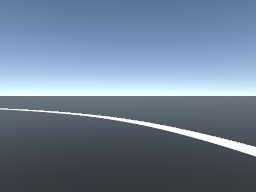
#> input picture ML/test_images/0.png, 256 x 192 px; its folder holds only this picture in this run
$ python test_feature_extractor.py
#> lines starting #> are read from the running program, lines starting #| are printed output that depends on the picture; after the words box and inside, x2 and y2 are one past the last pixel; in counts of white or black regions, pixels touching at a corner belong together
import cv2
import numpy as np
import matplotlib.pyplot as plt
import os

#read image from test_images/* dir

def read_image(image_name):
#> called with image_name = 'test_images/0.png'
	img = cv2.imread(image_name)
#> img is the input picture: shape (192, 256, 3); mean B, G, R 147.9, 127.4, 110.5
	img = cv2.cvtColor(img, cv2.COLOR_BGR2RGB)
	return img

def canny(image):
	#convert to grayscale
	gray = cv2.cvtColor(image, cv2.COLOR_RGB2GRAY)
	#apply gaussian blur
	blur = cv2.GaussianBlur(gray, (5,5), 0)
	#apply canny edge detection
	canny = cv2.Canny(blur, 50, 150)
	#dialate image
	kernel = np.ones((5,5), np.uint8)
	# canny = cv2.dilate(canny, kernel, iterations=1)
	return canny

def otsu_thresholding(image):
	#convert to grayscale
	gray = cv2.cvtColor(image, cv2.COLOR_RGB2GRAY)
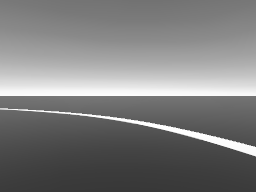
#> gray: shape (192, 256); min 56, max 255, mean 124.6
	#apply gaussian blur
	blur = cv2.GaussianBlur(gray, (5,5), 0)
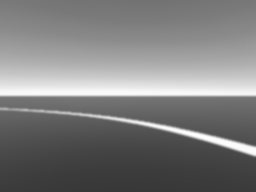
#> blur: shape (192, 256); min 56, max 255, mean 124.6
	#apply otsu thresholding
	ret, thresh = cv2.threshold(blur, 0, 255, cv2.THRESH_BINARY+cv2.THRESH_OTSU)
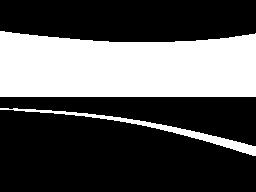
#> thresh: shape (192, 256); 33% white; 2 white regions, box (x1, y1, x2, y2) and area: (0, 31, 256, 97) 14938, (0, 108, 256, 156) 1281
#> ret = 140
	return thresh

def warp(image):
	#image size
	height = image.shape[0]
	width = image.shape[1]
	roi = np.array([[(0, 0), (width, 0), (width*3, height/2), (-width*2, height/2)]], dtype=np.int32)

	#src points
	src = np.float32(roi)
	#dst points
	dst = np.float32([[0, 0], [width, 0], [width, height], [0, height]])

	#perspective transform matrix
	M = cv2.getPerspectiveTransform(src, dst)
	#inverse perspective transform matrix
	Minv = cv2.getPerspectiveTransform(dst, src)
	#warped image
	warped = cv2.warpPerspective(image, M, (width, height), flags=cv2.INTER_LINEAR)
	return warped, Minv

def display_images(images, cmap=None):
	fig = plt.figure(figsize=(12, 10))
	for i, image in enumerate(images):
		fig.add_subplot(2, 3, i+1)
		plt.imshow(image, cmap)
	plt.show()

for file in os.listdir("test_images/"):
	if file.endswith(".png"):
		image = read_image("test_images/"+file)
		thresh = otsu_thresholding(image)
		canny_img = canny(image)
#> in canny, `canny = cv2.Canny(blur, 50, 150)`:
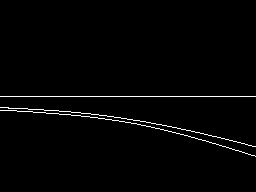
#> canny: shape (192, 256); 1.6% white in thin lines or dots, all inside (x1, y1, x2, y2) = (0, 96, 256, 157)
		warped, Minv = warp(image)
#> in warp, `warped = cv2.warpPerspective(image, M, (width, height), flags=cv2.INTE..`:
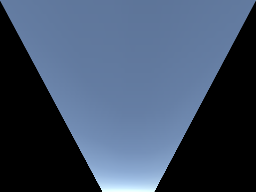
#> warped: shape (192, 256, 3); mean R, G, B 63.5, 78.5, 100.8
#> Minv = [[1, -0.533, 0], [0, 0.1, 0], [0, -0.00417, 1]]
		thresh, Minv = warp(thresh)
#> in warp (call 2), `warped = cv2.warpPerspective(image, M, (width, height), flags=cv2.INTE..`:
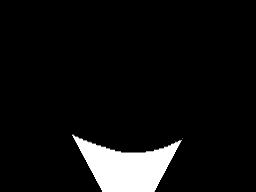
#> warped: shape (192, 256); min 0, max 255, mean 17.5
		canny_img, Minv = warp(canny_img)
#> in warp (call 3), `warped = cv2.warpPerspective(image, M, (width, height), flags=cv2.INTE..`: warped: shape (192, 256); every value is 0
		kernel = np.ones((15,15), np.uint8)
		canny_img = cv2.dilate(canny_img, kernel, iterations=1)


		intersection = cv2.bitwise_and(thresh, canny_img)
		display_images([image, warped, thresh, canny_img, intersection], cmap='gray')
#> the loop in display_images, `for i, image in enumerate(images):` made 5 passes
		#image = cv2.cvtColor(image, cv2.COLOR_BGR2RGB)
		#show normal and warped and canny

$ run again, on ML/test_images/14.png
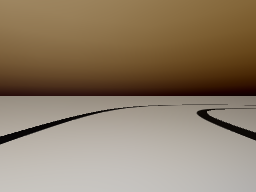
#> input picture ML/test_images/14.png, 256 x 192 px
#> in read_image, img is the input picture: shape (192, 256, 3); mean B, G, R 104.4, 125.9, 143.1
#> in otsu_thresholding, `ret, thresh = cv2.threshold(blur, 0, 255, cv2.THRESH_BINARY+cv2.THRESH..`:
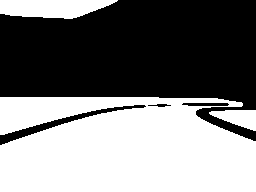
#> thresh: shape (192, 256); 49% white; 3 white regions, box (x1, y1, x2, y2) and area: (0, 97, 256, 192) 21746, (0, 0, 118, 19) 1713, (209, 110, 256, 131) 607
#> ret = 129
#> canny: shape (192, 256); 1.7% white in thin lines or dots, all inside (x1, y1, x2, y2) = (0, 96, 256, 145)
#> `warped, Minv = warp(image)`: Minv = [[1, -0.533, 0], [0, 0.1, 0], [0, -0.00417, 1]]
#> in warp (call 2), `warped = cv2.warpPerspective(image, M, (width, height), flags=cv2.INTE..`:
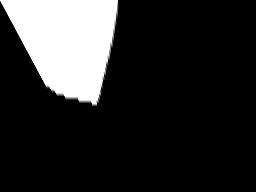
#> warped: shape (192, 256); min 0, max 255, mean 42.7
#> warped: shape (192, 256); every value is 0
#> the loop in display_images, `for i, image in enumerate(images):` made 5 passes
